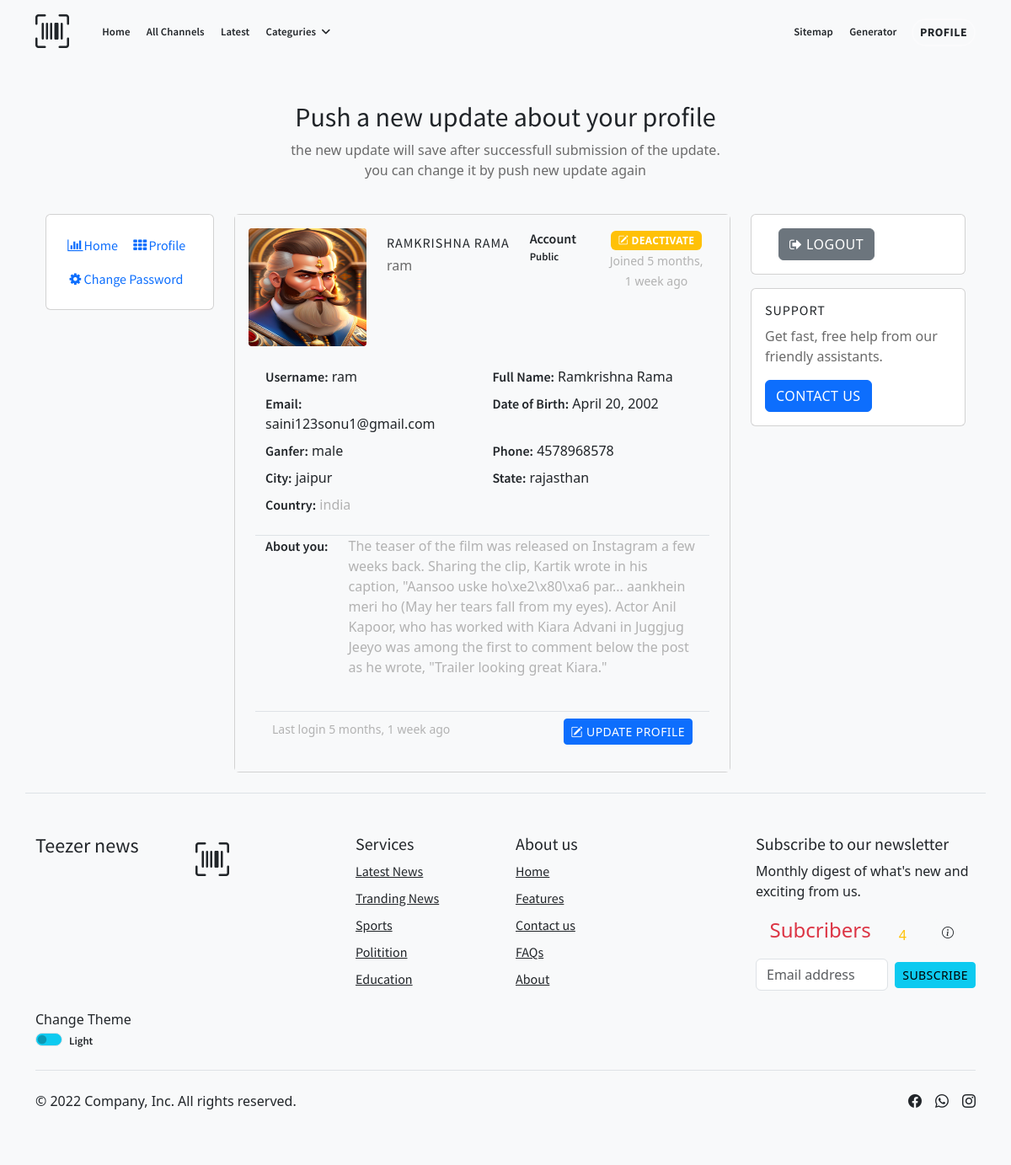
The app's page /profile/ (signed in) with its own data.
### news/models.py (models this page shows)
class User(AbstractUser):
    gender = models.CharField(max_length=10,default='male',choices=[('male','male'),('female','female'),('other','other')])
    dob = models.DateField(null=True,blank=True)
    phone = models.CharField(max_length=15,default='',blank=True)
    city = models.CharField(max_length=50,default='',blank=True)
    state = models.CharField(max_length=50,default='',blank=True)
    country = models.CharField(max_length=50,default='',blank=True)
    bio = models.TextField(blank=True)
    private = models.BooleanField(default=False)
    profile = models.ImageField(upload_to='profile_images', blank=True,null=True)
    groups = models.ManyToManyField(Group, related_name='users',blank=True)
    user_permissions = models.ManyToManyField(Permission, related_name='users',blank=True)

### profiles/views.py (the view)
# urls.py: path('',login_required(Dashboard),name='dashboard'),
def Dashboard(request):
    return render(request,'dashboard.html')

### profiles/templates/dashboard.html (shortened to what this page needs)
{% extends 'base2.html' %}
{% block content_box %}
{% load humanize %}
<section class="d-flex flex-column justify-content-center align-items-center pb-4">
    <div class="container">
        <div class="row justify-content-center">
            <div class="col-lg-6 text-center">
                <h2>Push a new update about your profile</h2>
                <p>the new update will save after successfull submission of the update. you can change it by push new
                    update again</p>
            </div>
        </div>
    </div>
</section>
<link href="https://maxcdn.bootstrapcdn.com/font-awesome/4.3.0/css/font-awesome.min.css" rel="stylesheet">
<div class="container">
    <div class="row flex-lg-nowrap">
        <div class="col-12 col-lg-auto mb-3">
            <div class="card p-3 side-action" style="width: 200px !important;" >
                <div class="e-navlist e-navlist--active-bg"  >
                    <ul class="nav">
                        <li class="nav-item"><a class="nav-link px-2 active" href="/"><i
                                    class="fa fa-fw fa-bar-chart mr-1"></i><span>Home</span></a></li>
                        <li class="nav-item"><a class="nav-link px-2" href="/profile"><i
                                    class="fa fa-fw fa-th mr-1"></i><span>Profile</span></a></li>
                        <li class="nav-item"><a class="nav-link px-2" href="/profile/password/change"><i
                                    class="fa fa-fw fa-cog mr-1"></i><span>Change Password</span></a></li>
                    </ul>
                </div>
            </div>
        </div>
        <div class="col">
            <div class="row">
                <div class="col mb-4">
                    <form action="/profile/{{request.user.id}}/update" method="post" enctype="multipart/form-data">
                        <div class="card ">
                            <div class="card-body text-dark bg-light">
                                <div class="e-profile">
                                    <div class="row">
                                        <div class="col-12 col-sm-auto mb-3">
                                            <div class="mx-auto" style="width: 140px;">
                                                <div class="d-flex justify-content-center align-items-center rounded"
                                                    style="height: 140px; background-color: rgb(233, 236, 239);">
                                                    <img id="profile_image" src="{{request.user.profile.url}}"
                                                        style="width:100%;height:100%;border-radius:4px;">
                                                </div>
                                            </div>
                                        </div>
                                        <div class="col d-flex flex-column flex-sm-row justify-content-between mb-3">
                                            <div class="text-center text-sm-left mb-2 mb-sm-0">
                                                <h6 class="pt-sm-2 pb-1 mb-0 text-nowrap">
                                                    {{request.user.first_name}}
                                                    {{request.user.last_name}}</h6>
                                                <p class="mb-0 text-start">{{request.user.username}}</p>
                                            </div>
                                        </div>
                                        <div class="col-md-auto">
                                            <label for="type">
                                                <span class="fs-6">Account</span><br>
                                                {% if request.user.private %}
                                                Private
                                                {% else %}
                                                Public
                                                {% endif %}
                                            </label>
                                        </div>
                                        <div class="col text-center text-sm-right">
                                            <form action="/profile/{{request.user.id}}/deactivate">
                                                <button class="btn badge badge-danger bg-warning " type="submit">
                                                    <i class="bi bi-pencil-square"></i>
                                                    <span>Deactivate</span>
                                                </button>
                                            </form>
                                            <div class="text-muted"><small>Joined
                                                    {{request.user.date_joined|naturaltime}}</small></div>
                                        </div>
                                    </div>
                                </div>
                                <div class="row m-2">
                                    <div class="col">
                                        <label for="username" class="fs-6">Username:</label>
                                        {{request.user.username}}
                                    </div>
                                    <div class="col-md">
                                        <label for="name" class="fs-6">Full Name:</label>
                                        {{request.user.first_name|capfirst}} {{request.user.last_name|capfirst}}
                                    </div>
                                </div>
                                <div class="row m-2">
                                    <div class="col">
                                        <label for="email" class="fs-6">Email:</label>
                                        {{request.user.email}}
                                    </div>
                                    <div class="col-md">
                                        <label for="dob" class="fs-6">Date of Birth:</label>
                                        {{request.user.dob}}
                                    </div>
                                </div>
                                <div class="row m-2 ">
                                    <div class="col-md">
                                        <label for="gender" class="fs-6">Ganfer:</label>
                                        {{request.user.gender}}
                                    </div>
                                    <div class="col-md">
                                        <label for="hone" class="fs-6">Phone:</label>
                                        {{request.user.phone}}
                                    </div>
                                </div>
                                <div class="row m-2 ">
                                    <div class="col">
                                        <label for="city" class="fs-6">City:</label>
                                        {{request.user.city}}
                                    </div>
                                    <div class="col-md">
                                        <label for="state" class="fs-6">State:</label>
                                        {{request.user.state}}
                                    </div>
                                </div>
                                <div class="row m-2 ">
                                    <div class="col-md">
                                        <label for="country" class="fs-6">Country:</label>
                                        <span class="text-muted">{{request.user.country}}</span>
                                    </div>
                                </div>
                                <div class="row m-2  border-top my-4">
                                    <div class="col-md-auto">
                                        <label for="bio" class="fs-6">About you:</label>
                                    </div>
                                    <div class="col">
                                        <p class="text-muted">
                                            {{request.user.bio}}
                                        </p>
                                    </div>
                                </div>
                                <div class="row  m-2 border-top p-2">
                                    <div class="col text-muted">
                                        <small>Last login
                                            {{request.user.last_login|naturaltime}}</small>
                                    </div>
                                    <div class="col text-end">
                                        <form action="/profile/{{request.user.id}}/update">
                                            <button class="btn btn-primary btn-sm" type="submit">
                                                <i class="bi bi-pencil-square"></i>
                                                <span>Update Profile</span>
                                            </button>
                                        </form>
                                    </div>
                                </div>
                            </div>
                        </div>
                </div>
            </div>
        </div>
        <div class="col-12 col-md-3 mb-3">
            <div class="card mb-3">
                <div class="card-body">
                    <div class="px-xl-3">
                        <form action="/logout/" method="post">
                            <button type="submit" class="btn btn-block btn-secondary">
                                <i class="fa fa-sign-out"></i>
                                <span>Logout</span>
                            </button>
                        </form>
                    </div>
                </div>
            </div>
            <div class="card">
                <div class="card-body">
                    <h6 class="card-title font-weight-bold">Support</h6>
                    <p class="card-text">Get fast, free help from our friendly assistants.</p>
                    <a href="/contact" type="button" class="btn btn-primary">Contact Us</a>
                </div>
            </div>
        </div>
    </div>
</div>
{% endblock content_box %}
{% block js %}
{% load static %}
{% endblock js %}

### static/css/style.css (style rules this page uses)
.text-muted { color: #b2b2b2 !important; }

### templates/base2.html (style rules this page uses)
ul { list-style: none; }

### records on screen
User: user.profile (picture), user.first_name "RAMKRISHNA", user.last_name "RAMA", user.username "ram", user.date_joined "5 months, 1 week ago", user.first_name "Ramkrishna", user.last_name "Rama", user.email "saini123sonu1@gmail.com", user.dob "April 20, 2002", user.gender "male", user.phone "4578968578", user.city "jaipur", user.state "rajasthan", user.country "india", user.bio "The teaser of the film was released on Instagram a few weeks back. Sharing the clip, Kartik wrote in his caption, \"Aansoo uske ho\\xe2\\x80\\xa6 par... aankhein meri ho (May her tears fall from my eyes). Actor Anil Kapoor, who has worked with Kiara Advani in Juggjug Jeeyo was among the first to comment below the post as he wrote, \"Trailer looking great Kiara.\"", user.last_login "5 months, 1 week ago"
